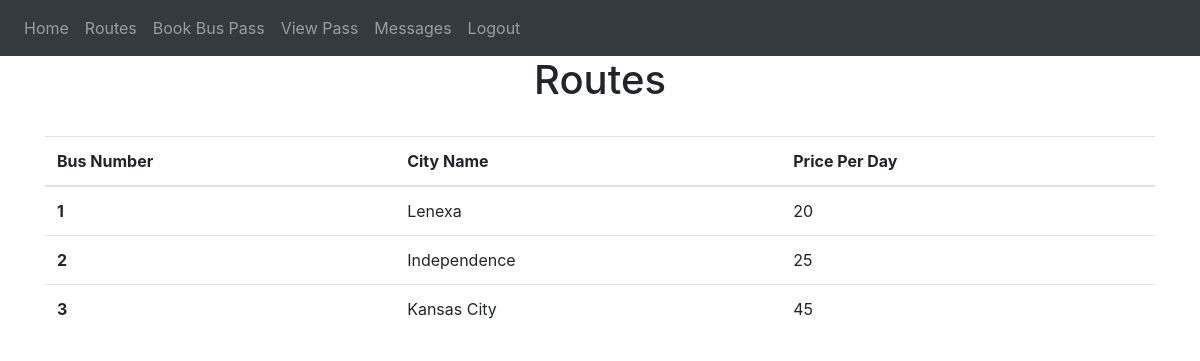
The app's page /routes (signed in), older data.
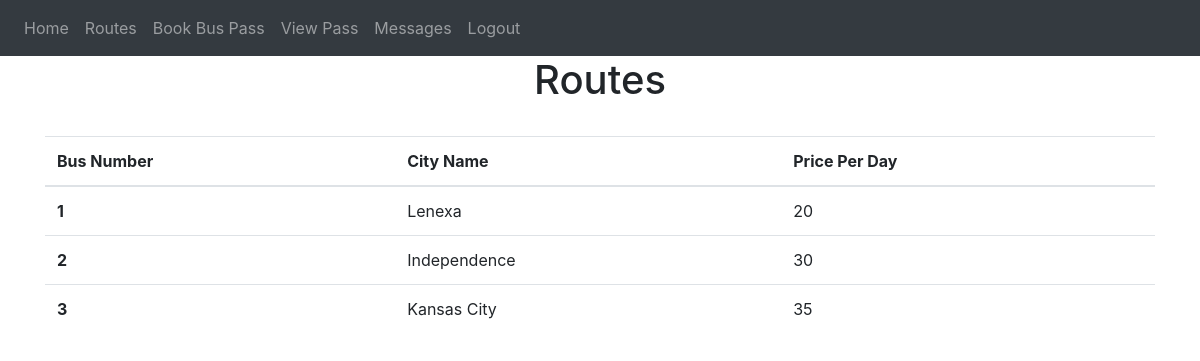
The same page, newer data.
### website/models.py (models this page shows)
class Busroute(db.Model):
    id = db.Column(db.Integer, primary_key=True)
    cityname = db.Column(db.String(150))
    price = db.Column(db.Integer)

### website/views.py (the view, shortened to what this page needs)
@views.route('/routes', methods=['GET', 'POST'])
@login_required
def routes():
    routes = Busroute.query.all()
    return render_template('routes.html', user=current_user, routes = routes)

### website/__init__.py (called while the page is built)
def create_app():
    app = Flask(__name__)
    app.config['SECRET_KEY'] = 'SANDEEP'
    app.config['SQLALCHEMY_DATABASE_URI'] =\
        'sqlite:///' + path.join(basedir, 'database.db')
    db.init_app(app)
    from .views import views
    from .auth import auth
    app.register_blueprint(views, url_prefix='/')
    app.register_blueprint(auth, url_prefix='/')
    from .models import User
    login_manager = LoginManager(app)
    login_manager.login_view = 'auth.login' # type: ignore
    login_manager.init_app(app)
    @login_manager.user_loader
    def load_user(id):
        return User.query.get(int(id))
    with app.app_context():
        create_database()
    return app

### website/templates/routes.html
{% extends "base.html" %} {% block title %}Home{% endblock %} {% block content
    %}
    <h1 align="center">Routes</h1><br>
    {% if user.role == 1 %}
    <div style="display:flex;gap:5%">
      <div style="width: 50%;">
        <form method="POST">
          <h3 align="center">Add Bus</h3>
          <div class="form-group">
            <label for="cityname">City Name</label>
            <input
              type="text"
              class="form-control"
              id="cityname"
              name="cityname"
              placeholder="Enter City Name"
            />
          </div>
          <div class="form-group">
            <label for="price">Price Per Day</label>
            <input
              type="number"
              class="form-control"
              id="price"
              name="price"
              placeholder="Enter Price"
            />
          </div>
          <br />
          <button type="submit" class="btn btn-primary">Submit</button>
        </form>
      </div>
      <div style="width: 100%;">
        <form method="POST">
        <table class="table">
          <thead>
            <tr>
              <th scope="col">Bus Number</th>
              <th scope="col">City Name</th>
              <th scope="col">Price Per Day</th>
              <th scope="col">Action</th>
            </tr>
          </thead>
          <tbody>
            {% for route in routes %}
            <tr>
              <th scope="row">{{route.id}}</th>
              <td><input type="text" class="form-control" id="cityname{{route.id}}" value="{{route.cityname}}"></td>
              <td><input type="number" class="form-control" id="price{{route.id}}" value="{{route.price}}"></td>
              <td>
                <div style="display: flex; gap:5%">
                  <button type="button" class="btn btn-primary" onClick="editBusRoute('{{ route.id }}')">Edit</button>
                  <button type="button" class="btn btn-primary" onClick="deleteBusRoute('{{ route.id }}')">Delete</button>
                </div>
              </td>
            </tr>
            {% endfor %}
          </tbody>
        </table>
      </form>
      </div>
    </div>
    {% else %}
    <table class="table">
      <thead>
        <tr>
          <th scope="col">Bus Number</th>
          <th scope="col">City Name</th>
          <th scope="col">Price Per Day</th>
        </tr>
      </thead>
      <tbody>
        {% for route in routes %}
        <tr>
          <th scope="row">{{route.id}}</th>
          <td>{{route.cityname}}</td>
          <td>{{route.price}}</td>
        </tr>
        {% endfor %}
      </tbody>
    </table>
    {% endif %}
    {% endblock %}

Row changes from the older to the newer data that the page shows:
changed Busroute "Independence": price "25" → "30"
changed Busroute "Kansas City": price "45" → "35"
